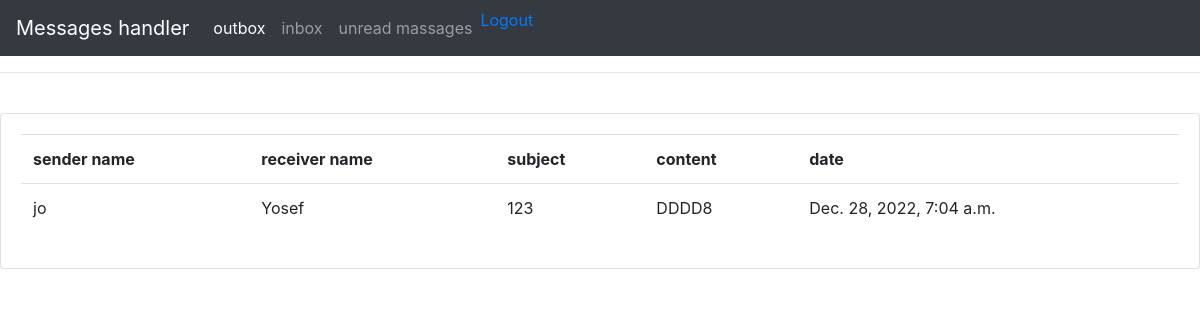
The app's page /read_massage/17/ with its own data.
### APP/models.py (models this page shows)
class MASSAGE (models.Model):
    user = models.ForeignKey(User, on_delete=models.CASCADE, related_name='+')
    receiver = models.ForeignKey(User, on_delete=models.CASCADE, related_name='+')
    subject = models.CharField(null=True, max_length=200)
    massage = models.CharField(null=True, max_length=1000)
    date_created = models.DateTimeField(default=timezone.now)
    is_read = models.BooleanField(default=False)

### APP/views.py (the view)
# urls.py: path('read_massage/<str:pk>/', APP.views.readmassage_inbox, name="read_massage_inbox"),
def readmassage_inbox(request, pk):
    massages = MASSAGE.objects.get(id=pk)
    massages.is_read = True
    try:
        with transaction.atomic():
            massages.save()
    except DatabaseError:
        massages.active = False
    return render(request, 'APP/read_massage.html', {'massages': massages})

### APP/templates/APP/read_massage.html
{% extends 'APP/main.html' %}
{% block content %}
		<br>
		<div class="row">
			<div class="col-md">
				<div class="card card-body">
					<table class="table">
						<tr>
							<th>sender name</th>
							<th>receiver name</th>
                            <th>subject</th>
                            <th>content</th>
                            <th>date</th>
						</tr>
                            <tr>
                                 <td>{{ massages.user }}</td>
                                 <td>{{ massages.receiver }}</td>
                                 <td>{{ massages.subject }} </td>
                                 <td>{{ massages.massage }} </td>
                                 <td>{{ massages.date_created }} </td>
                            </tr>
					</table>
				</div>
			</div>
		</div>
{% endblock content %}

### records on screen
MASSAGE: user "jo", receiver "Yosef", subject "123", massage "DDDD8", date_created "Dec. 28, 2022, 7:04 a.m."
